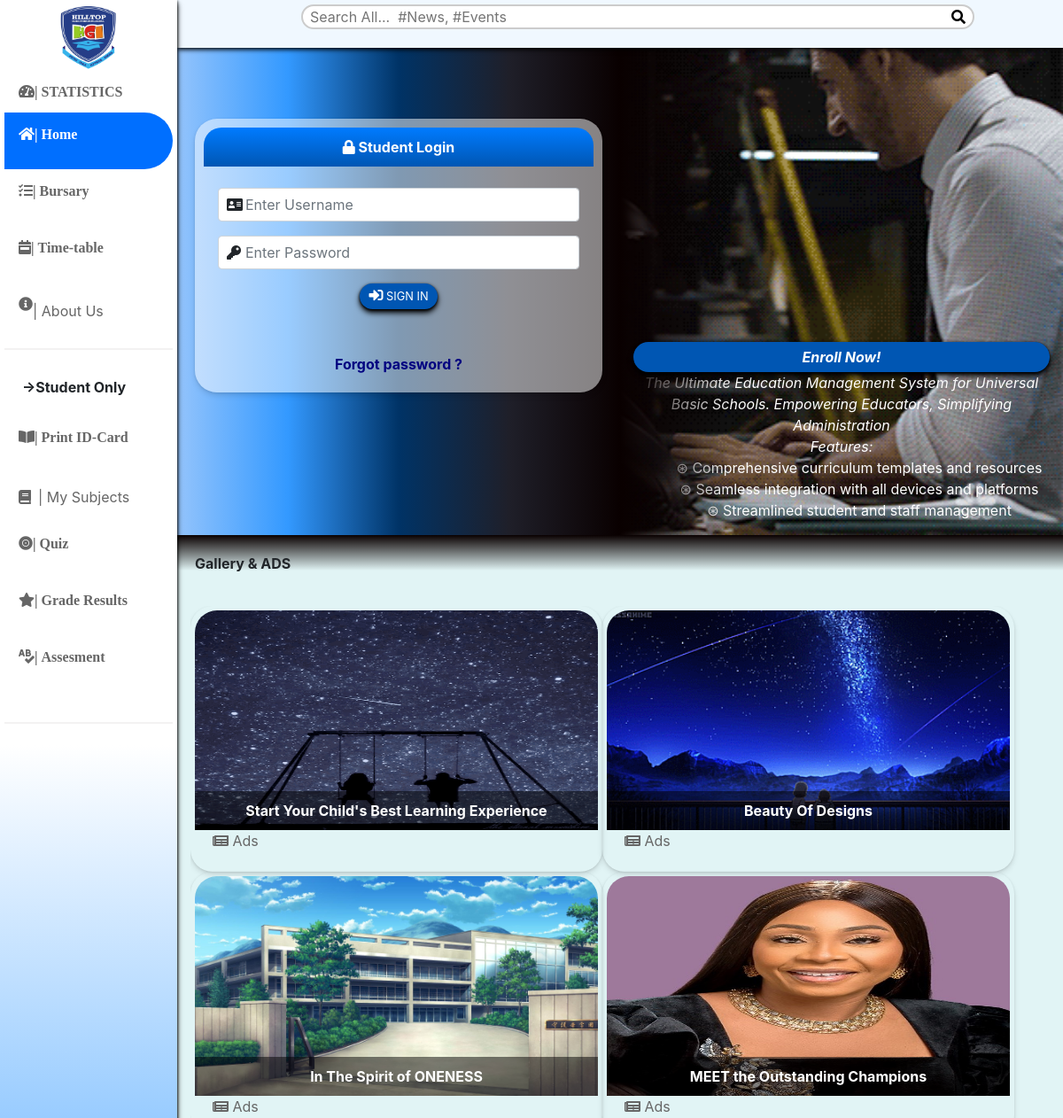
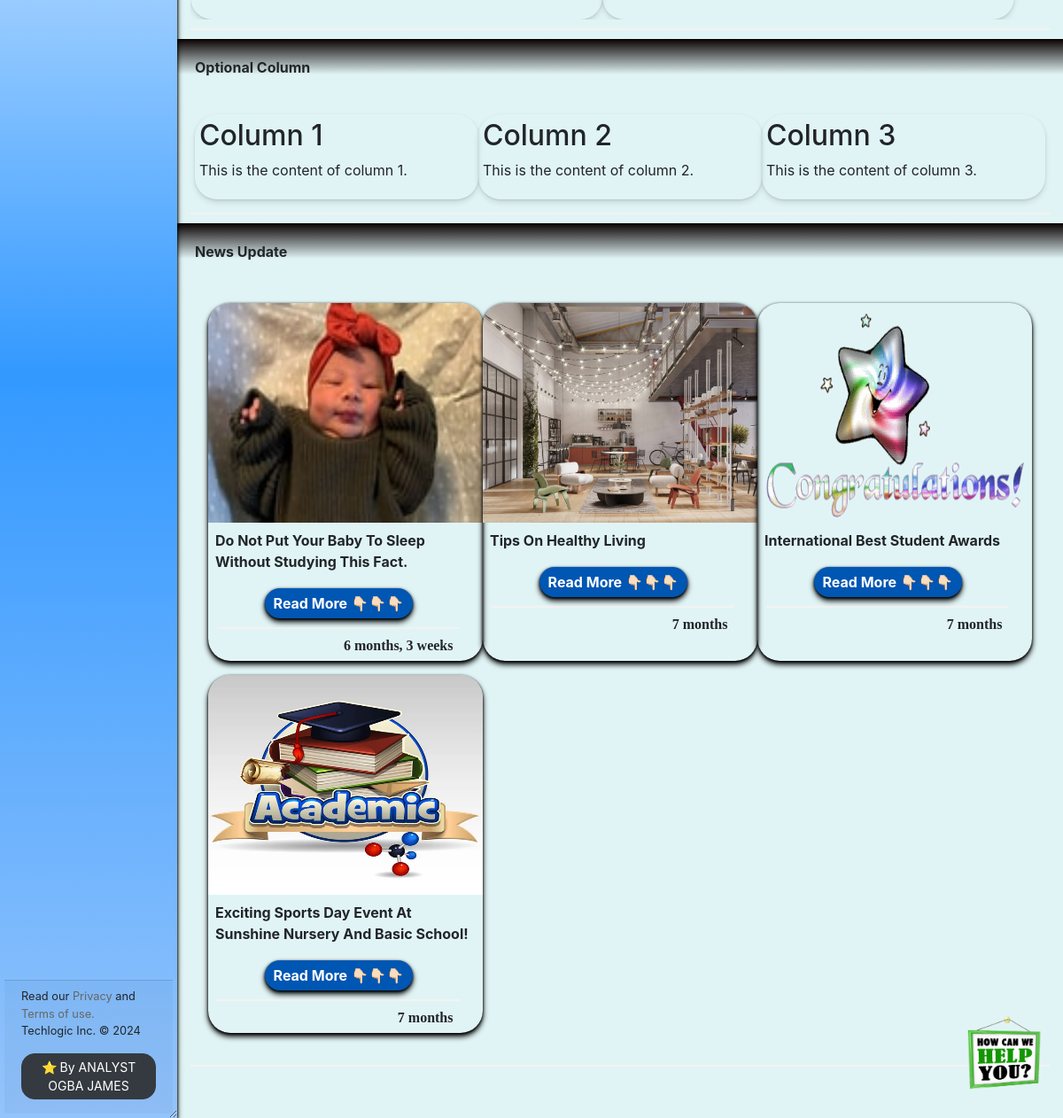
The page / on the database its author committed (2 pictures, top to bottom).
### app/models.py (models this page shows, shortened)
class NewsAndEvents(models.Model):
    image = models.ImageField(upload_to="media", blank=True, null=True)
    title = models.CharField(max_length=200, null=True)
    summary = models.TextField(max_length=5000, blank=True, null=True)
    posted_as = models.CharField(choices=POST, max_length=10)
    updated_date = models.DateTimeField(auto_now=True, auto_now_add=False, null=True)
    upload_time = models.DateTimeField(auto_now=False, auto_now_add=True, null=True)
    objects = NewsAndEventsManager()

### app/views.py (the view)
# urls.py: path('', home_view, name='home'),
def home_view(request):
    items = NewsAndEvents.objects.all().order_by('-updated_date')
    if request.method == 'POST':
        username = request.POST.get('username')
        password = request.POST.get('password')
        user = authenticate(username=username, password=password)
        if user is not None:
            login(request, user)
            messages.success(request, f"{username} accessed successfully!")
            return redirect('home')
        else:
            messages.error(request, "Incorrect username or password.")
    else:
        messages.error(request, "")
    context = {
        'items': items,
    }
    return render(request, 'app/index.html', context)

### templates/app/index.html (shortened to what this page needs)
{% extends "base.html" %}
{% block content %}
{% load static %}
<head>
</head>
<div class="parking">
    <div class="row">
        <div class="col-md-6 col-sm-12 order-md-2 order-sm-1" style="position: relative; background-image: url('/static/img/jif.gif');
        background-size: cover; background-position: right; height: 550px; display: flex; flex-direction: column;
        justify-content: flex-end;">
                <a href="{% url 'register' %}" style="text-align: center; z-index: 11;" class="button"><i>Enroll Now!</i></a>
            <div style="position: absolute; top: 0; left: 0%; width: 50%; height: 100%; background: linear-gradient(to left, rgba(0,0,0,0), rgba(0,0,0,0), rgba(0,0,0,0), rgba(9,0,0,0.5), rgba(9,0,0,10.5)); z-index: 1;"></div>
            <div class="software-container" style="text-align: center; color: white;">
                <i>The Ultimate Education Management System for Universal Basic Schools.</i>
                <i class="tagline">Empowering Educators, Simplifying Administration</i>
                <div class="features">
                    <i>Features:</i>
                    <ul>
                        <li>⊛ Comprehensive curriculum templates and resources</li>
                        <li>⊛ Seamless integration with all devices and platforms</li>
                        <li>⊛ Streamlined student and staff management</li>
                    </ul>
                </div>
            </div>
        </div>
        <div class="col-md-6  order-md-1 order-sm-2" style="
         background: linear-gradient(to right, #94c4fc,#3399ff,
          #003366,#1f1f29,#090000);   padding: 20px;">
            <div class="software-container">
                <div class="" style="position: relative; padding-top: 60px;">
                    {% if user.is_authenticated %}
                        <div class="video-container">
                        <h5 class="row justify-content-center">👋🏻 Hello! I'm The Director's🤝🏻</h5>
                            <iframe src="https://www.youtube.com/embed/Ks8My0gyrNM"
                                    title="Welcome to School" frameborder="0" allow="accelerometer; autoplay; clipboard-write;
                                    encrypted-media; gyroscope; picture-in-picture; web-share" allowfullscreen></iframe>
                        </div>
                    {% else %}
                        <div  style=" border-radius: 25px; padding: 10px;
                                box-shadow: 0 4px 6px rgba(0, 0, 0, 0.1), 0 1px 3px rgba(0, 0, 0, 0.1);
                                background-color: rgba(255, 255, 255, 0.5);">
                            <div style="border-radius: 20px 20px 0 0; padding: 10px; text-align: center;
                            background-image: linear-gradient(to bottom, #007bff, #0056b3); color: white; font-weight: bold;"
                                 class="login-title">
                                <i class="fas fa-lock"></i> Student Login
                            </div>
                            <br>
                                <form style="text-align: center;" action="" method="POST" id="login-form">{% csrf_token %}
                                    <div class="form-group px-3">
                                        <div style="position: relative;">
                                            <label for="username_id" style="position: absolute; left: 10px; top: 50%; transform: translateY(-50%); z-index: 1;"><i class="fas fa-address-card"></i></label>
                                            <input type="text" name="username" placeholder="Enter Username" id="username_id" class="form-control" style="padding-left: 30px; z-index: 0;" required>
                                        </div>
                                    </div>
                                    <div class="form-group px-3">
                                        <div style="position: relative;">
                                            <label for="password_id" style="position: absolute; left: 10px; top: 50%; transform: translateY(-50%); z-index: 1;"><i class="fas fa-key"></i></label>
                                            <input type="password" name="password" id="password_id" placeholder="Enter Password" class="form-control" style="padding-left: 30px; z-index: 0;" required>
                                        </div>
                                    </div>
                                    <button  type="submit" class="button" id="login-btn"><i class="fas fa-sign-in-alt"></i><small> SIGN IN</small></button>
                                </form>
                                <br>
                                <a style="color: navy; font-weight: bold;" href="{% url 'reset' %}" class="btn-flex">Forgot password ?</a>
                        </div>
                    {% endif %}
                </div>
            </div>
        </div>
    </div>
</div>
<body >
    <div class="row" style="position: relative; padding:20px; 20px; 0px;  height: 10%; background: linear-gradient(to top, rgba(0,0,0,0),
    rgba(0,0,0,0), rgba(0,0,0,0), rgba(9,0,0,0.5), rgba(9,0,0,3.5));"><strong>Gallery & ADS</strong></div>
    <div class="container1">
        <div class="column1">
        <a href="">
            <div class="containerimg">
              <img src="{% static 'img/bac.gif' %}">
              <div class="overlay">Start Your Child's Best Learning Experience</div>
            </div>
        </a>
        <div>
          <a style="padding: 20px;" href="" class=""><i class="fas fa-newspaper"></i> Ads</a>
        </div>
        </div>
        <div class="column1">
        <a href="">
            <div class="containerimg">
              <img src="{% static 'img/ba.gif' %}">
              <div class="overlay">Beauty Of Designs</div>
            </div>
        </a>
        <div>
          <a style="padding: 20px;" href="" class=""><i class="fas fa-newspaper"></i> Ads</a>
        </div>
        </div>
        <div class="column1">
        <a href="">
            <div class="containerimg">
              <img src="{% static 'img/ha.jpg' %}">
              <div class="overlay">In The Spirit of ONENESS</div>
            </div>
        </a>
        <div>
          <a style="padding: 20px;" href="" class=""><i class="fas fa-newspaper"></i> Ads</a>
        </div>
        </div>
        <div class="column1">
        <a href="">
            <div class="containerimg">
              <img src="{% static 'img/steps.jpg' %}">
              <div class="overlay">MEET the Outstanding Champions</div>
            </div>
        </a>
        <div>
          <a style="padding: 20px;" href="" class=""><i class="fas fa-newspaper"></i> Ads</a>
        </div>
        </div>
                        <br>
    </div>
    <hr>
    <div class="row" style="position: relative; padding:20px; 20px; 0px;  height: 10%; background: linear-gradient(to top, rgba(0,0,0,0),
    rgba(0,0,0,0), rgba(0,0,0,0), rgba(9,0,0,0.5), rgba(9,0,0,3.5));"><strong>Optional Column</strong></div>
<div class="container">
    <div class="column">
        <h2>Column 1</h2>
        <p>This is the content of column 1.</p>
    </div>
    <div class="column">
        <h2>Column 2</h2>
        <p>This is the content of column 2.</p>
    </div>
    <div class="column">
        <h2>Column 3</h2>
        <p>This is the content of column 3.</p>
    </div>
</div>
                        <hr>
    <div class="row" style="position: relative; padding:20px; 20px; 0px;  height: 10%; background: linear-gradient(to top, rgba(0,0,0,0),
    rgba(0,0,0,0), rgba(0,0,0,0), rgba(9,0,0,0.5), rgba(9,0,0,3.5));"><strong>News Update</strong></div>
<div class="row" style="padding: 10px 50px;">
    <div class="colum">
         {% if items %}
        <div class="row">
            {% for item in items %}
            <div class="col-md-4 col-sm-8 mb-3 p-0" style="border-radius: 25px; box-shadow: 0 4px 6px
            rgba(0, 0, 0, 5.1), 0 1px 3px rgba(0, 0, 0, 3.1);">
                    {% if item.image %}
                    <div class="containerimg">
                        <img src="{{ item.image.url }}" alt="{{ item.title }}">
                    </div>
                    {% endif %}
                    <div class="p-2">
                        <strong>{{ item.title|title }}</strong>
                    </div>
                    <div class="item-summary-wrapper">
                        <a href="#item-summary-{{ item.id }}" class="read-more-link read-more-button" data-toggle="collapse">
                            <button style="padding: auto;" class="button">Read More 👇🏻👇🏻👇🏻</button>
                        </a>
                        <hr>
                        <i class="fa" style="float:right;">{{ item.updated_date|timesince }}</i>
                    </div>
            </div>
            {% endfor %}
        </div>
        {% else %}
        <p>
            <i class="far fa-frown fa-2x"></i>So empty.
        </p>
        {% endif %}
    </div>
</div>
    <hr>
  <div class="chat-button" onclick="toggleChatBox()">
              <img src="{% static 'img/he.png' %}">
  </div>
</body>
{% endblock content %}

### templates/base.html (shortened to what this page needs)
{% load static %}
<head>
    <link rel="stylesheet" type="text/css" href="{% static 'css/bootstrap.min.css' %}">
    <link rel="stylesheet" type="text/css" href="{% static 'css/all.css' %}">
    <link rel="stylesheet" type="text/css" href="{% static 'css/style.css' %}">
</head>
<body>
    {% include 'aside.html' %}
    <div id="main">
        {% include 'navbar.html' %}
        <div class="container-fluid" id="main-content">
            {% block content %}{% endblock content %}
        </div>
    </div>
</body>

### templates/aside.html (shortened to what this page needs)
{% load static %}
<div id="side-nav" class="open" style="position: fixed;
		  padding: 5px; ">
	<div class="main-menu">
		<div class="top text-center py-0">
			<img src="{% static 'img/logos.png' %}" width="70px" alt="logo">
		</div>
		{% url 'home' as hom %} {% url 'calendar' as cal %} {% url 'dashboard' as dash %} {% url 'profile' as prof %}
		{% url 'parentaccount' as lec %} {% url 'studentmanager' as stu %} {% url 'bursary' as bur %}
		{% url 'idcard' as pro %} {% url 'timetable' as tim %} {% url 'home' as sem %}
		{% url 'add_score' as ascore %} {% url 'grade_results' as vr %}{% url 'ass_results' as ar %}
		{% url 'course_registration' as cr %} {% url 'contact' as ep %} {% url 'change_password' as cp %}
		{% url 'quiz_progress' as qpr %} {% url 'quiz_marking' as qce %} {% url 'user_course_list' as ucl %}
		<ul>
			<li class="{% if request.path == dash %}active{% endif %}">
				<a href="{% url 'dashboard' %}"><i class="fas fa-tachometer-alt">| STATISTICS</i></a>
			</li>
			<li class="{% if request.path == hom %}active{% endif %}">
				<a href="{% url 'home' %}"><p class="fas fa-home">| Home</p></a>
			</li>
			<li class="{% if request.path == bur %}active{% endif %}">
				<a href="{% url 'bursary' %}"><p class="fas fa-tasks">| Bursary</p></a>
			</li>
			<li class="{% if request.path == tim %}active{% endif %}">
				<a href="{% url 'timetable' %}"><p class="fas fa-calendar-week">| Time-table</p></a>
			</li>
			<li class="{% if request.path == ep %}active{% endif %}">
				<a href="{% url 'contact' %}"><p class="fas fa-info-circle"></p>| About Us</a>
			</li>
			<hr>
			<li style="padding: 20px;" ><strong>&RightArrow;Student Only</strong></li>
			<li class="{% if request.path == pro %}active{% endif %}">
				<a href=""><p class="fas fa-book-open">| Print ID-Card</p></a>
			</li>
			<li class="{% if request.path == ucl %}active{% endif %}">
				<a href="{% url 'user_course_list' %}"><i class="fas fa-book"></i>| My Subjects</a>
			</li>
			<li class="{% if request.path == qpr %}active{% endif %}">
				<a href="{% url 'quiz_progress' %}"><p class="fas fa-record-vinyl">| Quiz </p></a>
			</li>
			<li class="{% if request.path == vr %}active{% endif %}">
				<a href="{% url 'grade_results' %}"><p class="fas fa-star">| Grade Results</p></a>
			</li>
			<li class="{% if request.path == ar %}active{% endif %}">
				<a href="{% url 'ass_results' %}"><p class="fa fa-spell-check">| Assesment</p></a>
			</li>
			<br />
			<hr>
		</ul>
	</div>
	<footer class="card-footer mt-3 pt-2 pb-3 px-1">
		<div class="col-12">
			<p class="small m-0">
				Read our <a href="{% url 'condition' %}"> Privacy </a> and <a href="{% url 'condition' %}"> Terms of use. </a>
				<br />Techlogic Inc. &copy; <script>document.write(new Date().getFullYear());</script>
				<br />
			</p>
			<a href="https://easyjay.pythonanywhere.com" style="cursor: hand2; border-radius: 15px;" class="btn btn-sm btn-dark mx-auto"
			   target="_blank">
				⭐️ By ANALYST OGBA JAMES
			</a>
		</div>
	</footer>
</div>

### templates/navbar.html (shortened to what this page needs)
{% load static %}
<ul id="top-navbar" >
	<div class="container">
		<div class="nav-wrapper">
				<li class="table-responsive table-striped m-0 mt-0" style="width: 80%;">
					<table class="table">
						<tbody>
							<tr>
							<form class="search-form" action="{% url 'query' %}" method="GET">
								<div class="search-container">
									<input type="text" id="primary-search" name="q"  value="{{ request.GET.q }}"
											placeholder="Search All...  #News, #Events" required />
									<button class="btn2" type="submit">
										<i class="fas fa-search"></i>
									</button>
								</div>
							</form>
							</tr>
						</tbody>
					</table>
				</li>
		</div>
	</div>
</ul>

### rows shown on the page
NewsAndEvents: image (picture), title "Do Not Put Your Baby To Sleep Without Studying This Fact.", updated_date "6 months, 3 weeks"
NewsAndEvents: image (picture), title "Tips On Healthy Living", updated_date "7 months"
NewsAndEvents: image (picture), title "International Best Student Awards", updated_date "7 months"
NewsAndEvents: image (picture), title "Exciting Sports Day Event At Sunshine Nursery And Basic School!", updated_date "7 months"
